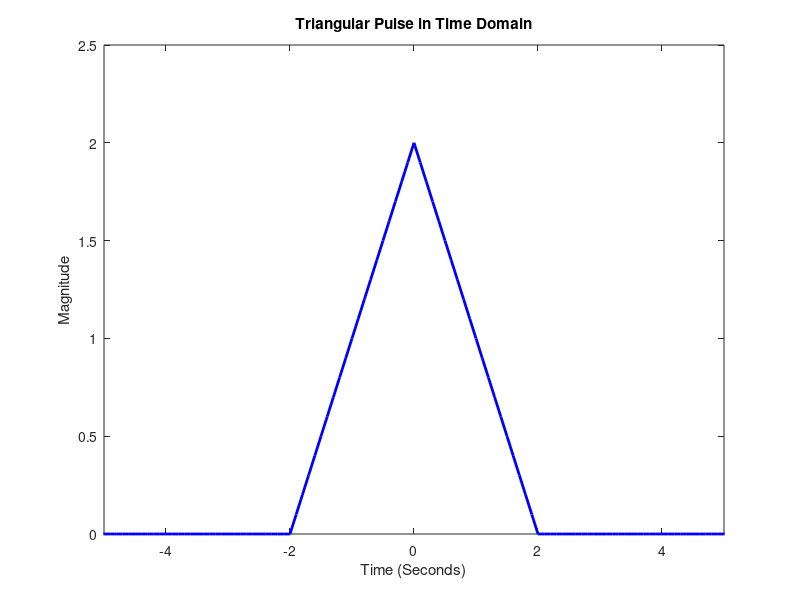
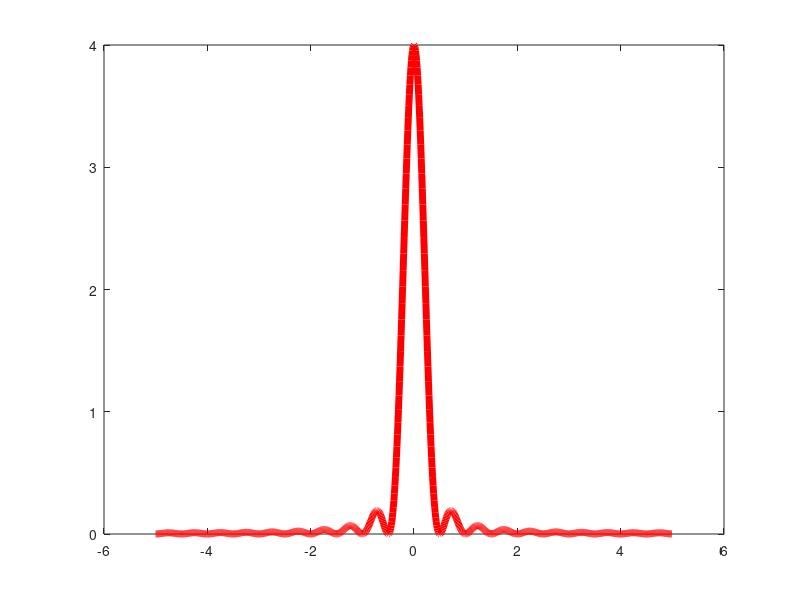

MATLAB code to generate these figures, in order: (Note: this script raises an error after producing the figures.)
Ts = 1/10;
t = -50:Ts:50-Ts;                     
fs = 1/Ts;
 
x = 2*tripuls(t,4);
figure(1)
plot(t, x, 'b','linewidth',2);
title({'';'Triangular Pulse in Time Domain'});
xlim ([-5,5]);
ylim ([0,2.5]);
xlabel('Time (Seconds)')
ylabel('Magnitude')
 
y = fft(x);
n = length(x);        
fshift = (-n/2:n/2-1)*(fs/n);
yshift = fftshift(y);
figure(2)
plot(fshift,0.1*abs(yshift),'r','linewidth',5)
Freq_response = abs(yshift);
hold on
syms m;
fplot(4*(sin(2*pi*m)/(2*pi*m))^2,'black','linewidth',1)
ylim ([-0.5,4.5]);
xlabel('Frequency (Hz)')
ylabel('Magnitude')
title('Triangular Pulse in Frequency Domain');
legend('FT Using Sampling','Analytical FT')
 
figure(3)
power_spectrum = ((0.1*abs(yshift)).^2/n);
 
for i = 1:length(power_spectrum)
    if 0.045 * max(power_spectrum)<= power_spectrum(i)& power_spectrum(i) <= 0.055 * max(power_spectrum) & fshift(i)>0
        BW = fshift(i);
        y = (power_spectrum(i));
    end
end
 
plot(fshift,power_spectrum,'linewidth',2)
hold on
 
yline(y,'r','linewidth',2);
xline(BW,'r','linewidth',2);
xline(-BW,'r','linewidth',2);
title('Power Spectral Density for Triangular Pulse');
xlabel('Frequency (Hz)')
ylabel('Magnitude')
xlim([-1 1])
legend('Power Spectral Density','Bandwidth Limits (0.31Hz)')
 
%% Filter
 
Filter1 = rectpuls(fshift,2);

figure(4)
plot(fshift,Filter1,'linewidth',2)
hold on
Filtered_signal = 0.1*Freq_response.*Filter1;
plot(fshift,0.1*Freq_response,'red','linewidth',4)
plot(fshift,Filtered_signal,'black','linewidth',1)
xlim ([-2.5,2.5]);
title('Filtering Triangular Pulse Spectrum Using Filter (BW = 1Hz)');
legend('Filter Response','Original Signal','Filtered Signal')
 
z = ifft(Filtered_signal);
k = length(Filtered_signal);        
fshift1 = (-k/2:k/2-1)*(fs/k);
yshift1 = ifftshift(z);
 
figure(5)
plot(t, x, 'r','linewidth',5)
hold on
plot(t,10*abs(yshift1),'black','linewidth',2)
xlim ([-2.5,2.5]);
title('Original Triangular Pulse VS Filtered Triangular Pulse (BW = 1Hz)');
legend('Original Signal','Filtered Signal')
 
Filter2 = rectpuls(fshift,0.6);
 
figure(6)
Filtered_signal_2 = 0.1*Freq_response.*Filter2;
plot(fshift,Filter2,'linewidth',2)
hold on
plot(fshift,0.1*Freq_response,'red','linewidth',4)
plot(fshift,Filtered_signal_2,'black','linewidth',1)
xlim ([-2.5,2.5]);
title('Filtering Triangular Pulse Spectrum Using Filter (BW = 0.3Hz)');
legend('Filter Response','Original Signal','Filtered Signal')
 
z = ifft(Filtered_signal_2);
k = length(Filtered_signal_2);        
yshift1 = ifftshift(z);
 
figure(7)
plot(t, x, 'black','linewidth',2)
hold on
plot(t,10*abs(yshift1),'linewidth',2)
xlim ([-2.5,2.5]);
title('Original Triangular pulse VS Filtered Triangular Pulse (BW = 0.3Hz)');
legend('Original Signal','Filtered Signal')
 
%% Convolution
 
Ts = 1/10;
t = -50:Ts:50-Ts;         
 
x = 2*tripuls(t,4);
y = fft(x);
Freq_response = abs(yshift);
            
Filter3 = rectpuls(t,2);
figure(8)
title('Original Triangular pulse VS Filtered Triangular Pulse');
plot(t,x,'black','linewidth',4)
hold on
convo = conv(x,Filter3,'same');
plot(t,0.05*convo,'blue','linewidth',4)
 
%% Multiply by filter response
 
yshift = fftshift(y);
y = fft(Filter3);
n = length(Filter3);        
fshift = (-n/2:n/2-1)*(fs/n);
yshift = fftshift(y);
Freq_response_2 = abs(yshift);
Filtered_signal_3 = 0.1*Freq_response.*Freq_response_2;
 
z = ifft(Filtered_signal_3);
k = length(Filtered_signal_3);        
yshift1 = ifftshift(z);
plot(t,0.5*abs(yshift1),'r','linewidth',2)
xlim ([-4,4]);
title('Original Signal, Convolution Output and Multiplying by Filter Response');
legend('Original Signal','Convolution','Multiplying by Filter Response')
 
%% Analytical
 
figure(9)
 
a = -3:0.01:-1;
b = -1:0.01:1;
c = 1:0.01:3;
 
z = (a.^2/2 + 3.*a + 4.5);     % Analytical Expression
x = (-b.^2 + 3);               % Analytical Expression
y = (c.^2/2 - 3.*c + 4.5);     % Analytical Expression
 
plot(t,0.1*convo,'red','linewidth',4)
hold on
plot(a,z,'b','linewidth',2)
plot(b,x,'b','linewidth',2)
plot(c,y,'b','linewidth',2)
title('Convolution Output VS Analytical Solution');
xlim([-5 5]);
legend('Convolution Output','Analytical Solution')
